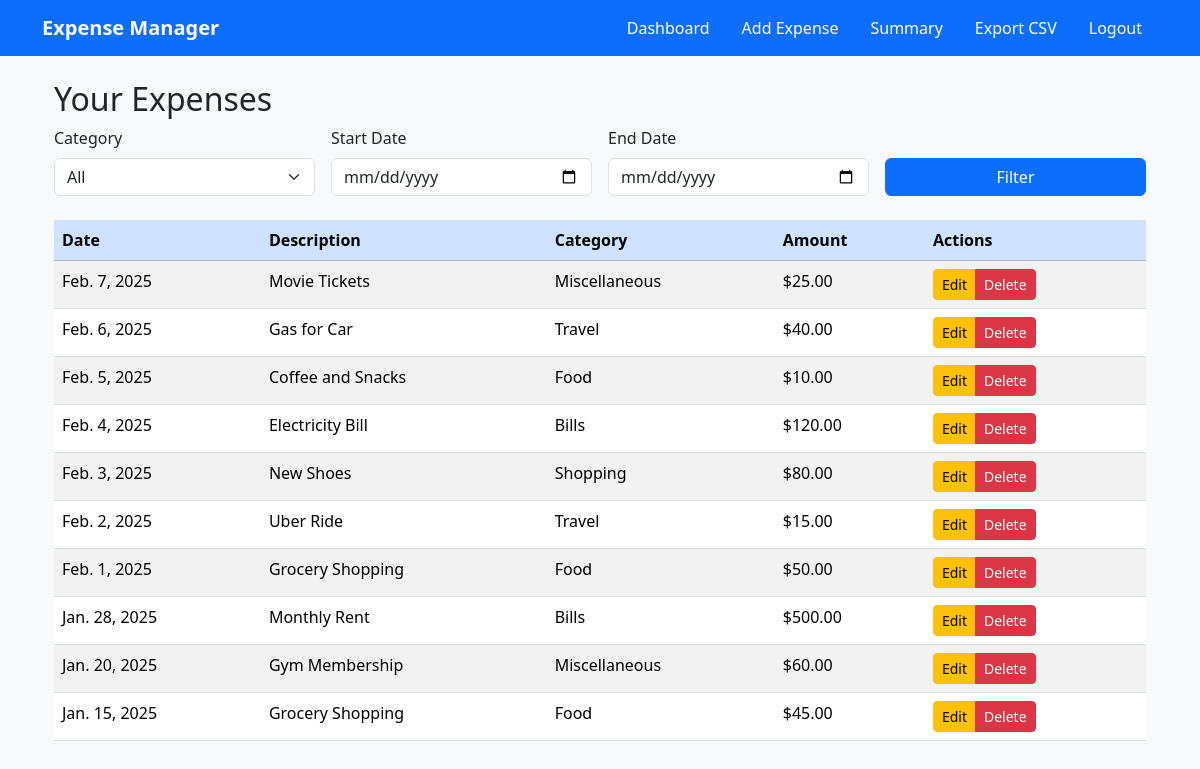
The app's page /expenses/ (signed in), older data.
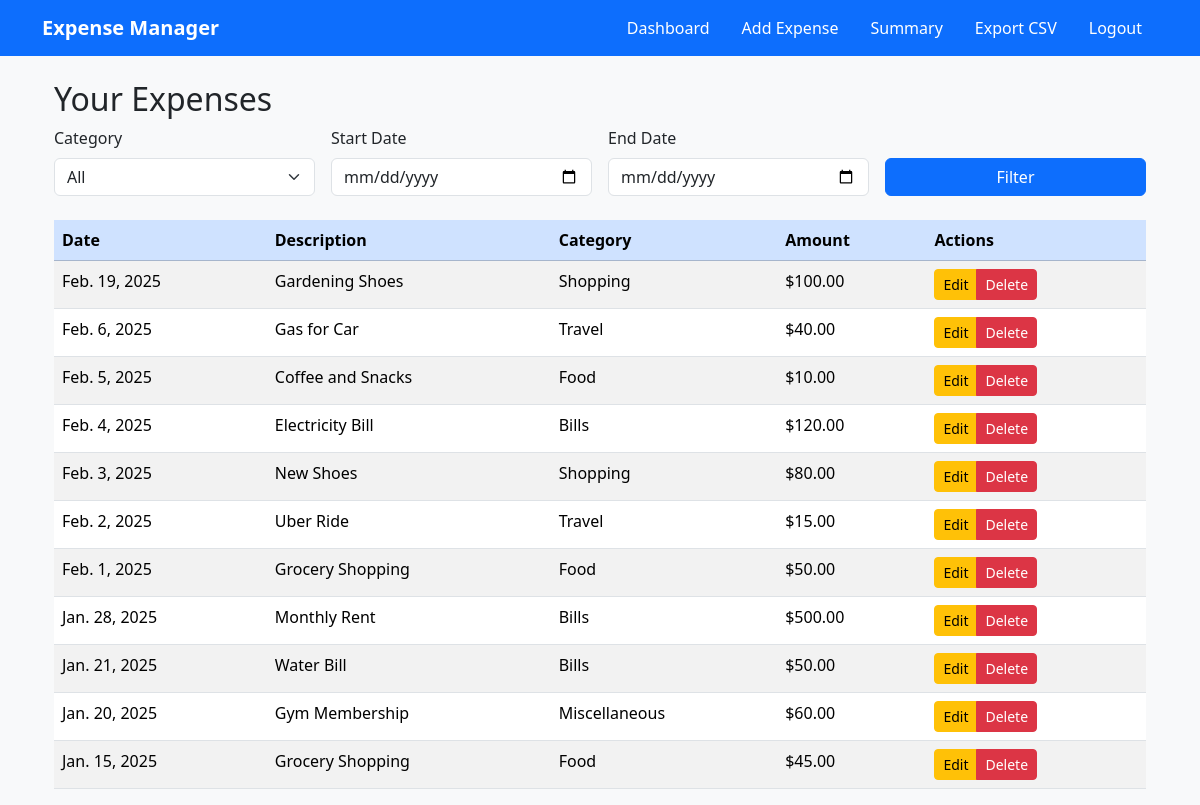
The same page, newer data.
### expenses/models.py (models this page shows, shortened)
class Expense(models.Model):
    CATEGORY_CHOICES = [
        ('Food', 'Food'),
        ('Travel', 'Travel'),
        ('Shopping', 'Shopping'),
        ('Bills', 'Bills'),
        ('Miscellaneous', 'Miscellaneous'),
    ]
    user = models.ForeignKey(User, on_delete=models.CASCADE)
    amount = models.DecimalField(max_digits=10, decimal_places=2)
    description = models.TextField()
    category = models.CharField(max_length=20, choices=CATEGORY_CHOICES)
    date = models.DateField()

### expenses/views.py (the view)
# urls.py: path('expenses/', ExpenseListView.as_view(), name='expense-list'),
class ExpenseListView(LoginRequiredMixin, ListView):
    model = Expense
    template_name = 'expenses/expense_list.html'
    context_object_name = 'expenses'
    def get_queryset(self):
        queryset = Expense.objects.filter(user=self.request.user).order_by('-date')
        category = self.request.GET.get('category')
        start_date = self.request.GET.get('start_date')
        end_date = self.request.GET.get('end_date')
        if category:
            queryset = queryset.filter(category=category)
        if start_date:
            queryset = queryset.filter(date__gte=start_date)
        if end_date:
            queryset = queryset.filter(date__lte=end_date)
        return queryset
    def get_context_data(self, **kwargs):
        context = super().get_context_data(**kwargs)
        context['current_page'] = 'expenses'
        return context

### expenses/templates/expenses/expense_list.html (shortened to what this page needs)
{% extends 'base.html' %}
{% block content %}
<div class="container">
    <h2>Your Expenses</h2>
    <form method="get" class="row g-3 mb-4">
        <div class="col-md-3">
            <label for="category" class="form-label">Category</label>
            <select name="category" id="category" class="form-select">
                <option value="">All</option>
            </select>
        </div>
        <div class="col-md-3">
            <label for="start_date" class="form-label">Start Date</label>
            <input type="date" name="start_date" id="start_date" class="form-control" value="{{ request.GET.start_date }}">
        </div>
        <div class="col-md-3">
            <label for="end_date" class="form-label">End Date</label>
            <input type="date" name="end_date" id="end_date" class="form-control" value="{{ request.GET.end_date }}">
        </div>
        <div class="col-md-3 d-flex align-items-end">
            <button type="submit" class="btn btn-primary w-100">Filter</button>
        </div>
    </form>
    <div class="table-responsive">
        <table class="table table-striped table-hover">
            <thead class="table-primary">
                <tr>
                    <th>Date</th>
                    <th>Description</th>
                    <th>Category</th>
                    <th>Amount</th>
                    <th>Actions</th>
                </tr>
            </thead>
            <tbody>
                {% for expense in expenses %}
                <tr>
                    <td>{{ expense.date }}</td>
                    <td>{{ expense.description }}</td>
                    <td>{{ expense.category }}</td>
                    <td>${{ expense.amount }}</td>
                    <td>
                        <div class="btn-group" role="group" aria-label="Actions">
                            <a href="{% url 'expense-edit' expense.pk %}" class="btn btn-sm btn-warning" data-bs-toggle="tooltip" title="Edit Expense">Edit</a>
                            <button type="button" class="btn btn-sm btn-danger" data-bs-toggle="modal" data-bs-target="#deleteModal{{ expense.pk }}" title="Delete Expense">
                                Delete
                            </button>
                        </div>
                    </td>
                </tr>
                {% empty %}
                <tr>
                    <td colspan="5" class="text-center">No expenses found.</td>
                </tr>
                {% endfor %}
            </tbody>
        </table>
    </div>
</div>
{% endblock %}

### expenses/templates/base.html (shortened to what this page needs)
{% load static %}
<!doctype html>
<html lang="en">
<head>
    <link href="https://cdn.jsdelivr.net/npm/bootstrap@5.3.3/dist/css/bootstrap.min.css" rel="stylesheet">
    <link rel="stylesheet" href="{% static 'css/custom.css' %}">
</head>
<body>
    <nav class="navbar navbar-expand-lg navbar-dark bg-primary">
        <div class="container">
            <a class="navbar-brand" href="{% url 'dashboard' %}">Expense Manager</a>
            <div class="collapse navbar-collapse" id="navbarNav">
                {% if user.is_authenticated %}
                <ul class="navbar-nav ms-auto">
                    {% if current_page != 'dashboard' %}
                    <li class="nav-item">
                        <a class="nav-link text-white px-3" href="{% url 'dashboard' %}" style="border-radius: 5px;">Dashboard</a>
                    </li>
                    {% endif %}
                    {% if current_page != 'expense-add' %}
                    <li class="nav-item">
                        <a class="nav-link text-white px-3" href="{% url 'expense-add' %}" style="border-radius: 5px;">Add Expense</a>
                    </li>
                    {% endif %}
                    {% if current_page != 'summary' %}
                    <li class="nav-item">
                        <a class="nav-link text-white px-3" href="{% url 'expense-summary' %}" style="border-radius: 5px;">Summary</a>
                    </li>
                    {% endif %}
                    {% if current_page != 'export_csv' %}
                    <li class="nav-item">
                        <a class="nav-link text-white px-3" href="{% url 'export_csv' %}" style="border-radius: 5px;">Export CSV</a>
                    </li>
                    {% endif %}
                    <li class="nav-item">
                        <form method="post" action="{% url 'logout' %}" class="d-inline">
                            <button type="submit" class="nav-link btn btn-danger text-white px-3" style="border-radius: 5px; border: none;">Logout</button>
                        </form>
                    </li>
                </ul>
                {% endif %}
            </div>
        </div>
    </nav>
    <div class="container mt-4">
        {% block content %}{% endblock %}
    </div>
</body>
</html>

### expenses/static/css/custom.css (style rules this page uses)
body { background-color: #f8f9fa; }
.navbar-brand { font-weight: bold; }
.table { background-color: #ffffff; }
.btn { transition: background-color 0.3s ease; }

Row changes from the older to the newer data that the page shows:
removed Expense: date "Feb. 7, 2025", description "Movie Tickets", category "Miscellaneous", amount "25.00"
added Expense: date "Feb. 19, 2025", description "Gardening Shoes", category "Shopping", amount "100.00"
added Expense: date "Jan. 21, 2025", description "Water Bill", category "Bills", amount "50.00"
